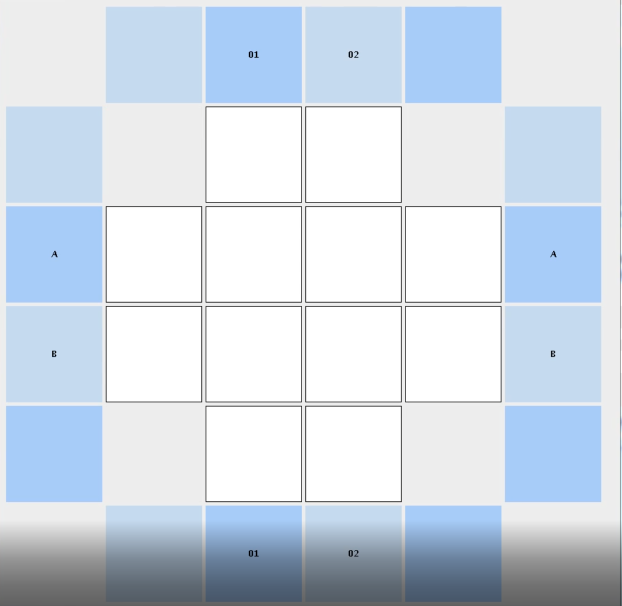
#> input picture figure_01.png, 1244 x 1212 px (shown at 1/2 size)
$ jupyter execute opencv-python-exp.ipynb   (shell and % lines are left out)
#> lines starting #> are read from the running program, lines starting #| are printed output that depends on the picture; after the words box and inside, x2 and y2 are one past the last pixel; in counts of white or black regions, pixels touching at a corner belong together
[cell 1]
# !pip install opencv-python

[cell 2]
# 导入opencv时，用cv2
import cv2

# 1 opencv介绍

[cell 3]
# opencv采用C++变量命名规则，前一个单词首字母小写，后一个单词首字母大写

## 2.1 展示和创建窗口

[cell 4]
# nameWindow() 创建命名窗口
# cv2.WINDOW_AUTOSIZE不允许修改窗口大小
cv2.namedWindow('MyWindow', cv2.WINDOW_NORMAL)

# 更改窗口大小
cv2.resizeWindow('MyWindow', 800, 600)

# 展示名字为MyWindow的窗口
cv2.imshow('MyWindow',0)

# 使用waitKey()方法关闭窗口
# 等待按键
# 括号内数字为延迟时间，单位为毫秒
key = cv2.waitKey(0)
#> (key q is pressed here)
if key == ord('q'):
    print('准备销毁窗口')
    cv2.destroyAllWindows()

## 2.2 加载显示图片

[cell 5]
import matplotlib.pyplot as plt
import numpy as np

# imread(path, flag), 默认加载彩色图片。flag为读取图片的方式
cat = cv2.imread('figure_01.png')
#> cat is the input picture: shape (1212, 1244, 3); mean B, G, R 230.4, 218.6, 207.9

# numpy的ndarray
cat

[cell 6]
print("type_cat", type(cat))
#| type_cat <class 'numpy.ndarray'>
print("cat.shape", cat.shape)
#| cat.shape (1212, 1244, 3)

[cell 7]
print("cat[500][500]", type(cat[500][500]))
#| cat[500][500] <class 'numpy.ndarray'>
print("cat[500][500][1]", type(cat[500][500][1]))
#| cat[500][500][1] <class 'numpy.uint8'>
print("cat[500][500][1]", cat[500][500])
#| cat[500][500][1] [255 255 255]

[cell 8]
# numpy的ndarray
np.savetxt('out1.txt', cat[100],fmt="%d")
np.savetxt('out2.txt', cat[110],fmt="%d")
np.savetxt('out3.txt', cat[120],fmt="%d")
np.savetxt('out4.txt', cat[130],fmt="%d")
np.savetxt('out5.txt', cat[140],fmt="%d")

np.savetxt('out6.txt', cat[500],fmt="%d")

[cell 9]
cat.max()
#> Out = 255

[cell 10]
plt.imshow(cat)

# matplotlib显示的图片与真实图片有色差
# 原因是opencv都进来的图片数据通道不是默认的红-绿-蓝（RGB），而是蓝-绿-红（BGR）
# 所以,openCV读进来的图片，不要用其他方式展示（比如matplotlib）
# 要用openCV自带的工具进行展示

[cell 11]
cv2.imshow('cat', cat)
key = cv2.waitKey(0)
#> (key q is pressed here)
if key == ord('q'):
    print('准备销毁窗口')
    cv2.destroyAllWindows()

[cell 12]
import numpy as np
import cv2
from matplotlib import pyplot as plt

img_path = 'figure_01.png'

img = cv2.imread(img_path)
edges = cv2.Canny(img, 30, 80)
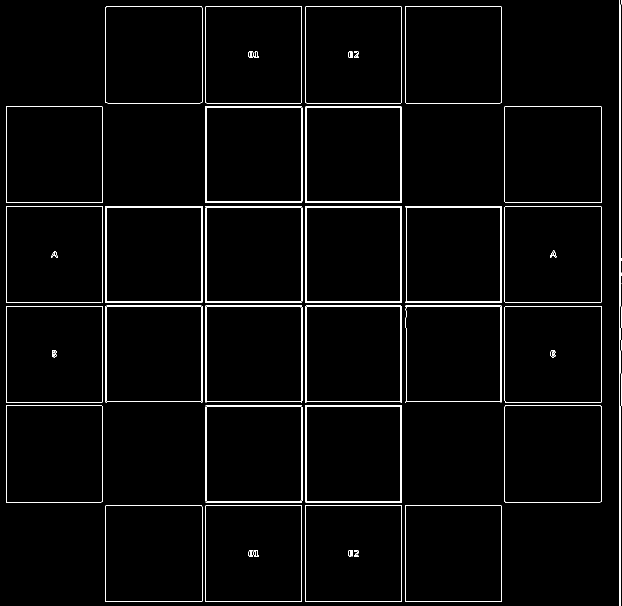
#> edges: shape (1212, 1244) (shown at 1/2 size); 2.2% white in thin lines or dots

cv2.imshow('edges', edges)
key = cv2.waitKey(0)
#> (key q is pressed here)
if key == ord('q'):
    print('准备销毁窗口')
    cv2.destroyAllWindows()

[cell 13]
image_path = "保存图片.jpg"
cv2.imwrite(image_path, edges)
#> Out = True

[cell 14]
import numpy as np
import cv2
from matplotlib import pyplot as plt

img_path = 'figure_01.png'

def angle_cos(p0, p1, p2):
    import numpy as np

    d1, d2 = (p0-p1).astype('float'), (p2-p1).astype('float')
    return abs( np.dot(d1, d2) / np.sqrt( np.dot(d1, d1)*np.dot(d2, d2) ) )

def find_squares(img):
    import cv2 as cv
    import numpy as np

    # cv.GaussianBlur(InputArray src, OutputArray dst, Size ksize, double sigmaX, double sigmaY=0, int borderType=BORDER_DEFAULT)
    # src: 源图像
    # dst：目标图像
    # ksize：高斯核的尺寸
    # sigmaX, sigmaY：高斯核的标准差
    # 使用高斯滤波进行降噪
    img = cv.GaussianBlur(img, (5, 5), 0)
    squares = []
    for gray in cv.split(img):
        for thrs in range(0, 255, 26):
            if thrs == 0:
                bin = cv.Canny(gray, 0, 70, apertureSize=3)
                # bin = cv.dilate(bin, None)
            else:
                _retval, bin = cv.threshold(gray, thrs, 255, cv.THRESH_BINARY)
            contours, _hierarchy = cv.findContours(bin, cv.RETR_LIST, cv.CHAIN_APPROX_SIMPLE)
            for cnt in contours:
                cnt_len = cv.arcLength(cnt, True)
                cnt = cv.approxPolyDP(cnt, 0.02*cnt_len, True)
                if len(cnt) == 4 and cv.contourArea(cnt) > 1000 and cv.isContourConvex(cnt):
                    cnt = cnt.reshape(-1, 2)
                    max_cos = np.max([angle_cos( cnt[i], cnt[(i+1) % 4], cnt[(i+2) % 4] ) for i in range(4)])
                    if max_cos < 0.1:
                        squares.append(cnt)
#> this loop made 3 passes
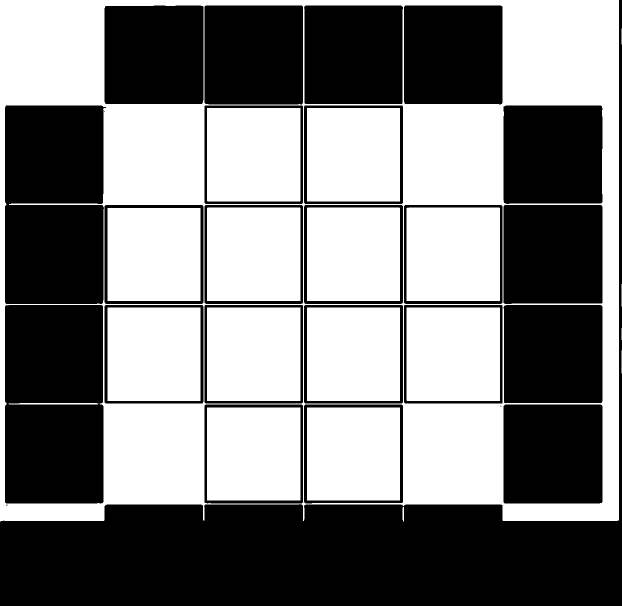
#> bin: shape (1212, 1244) (shown at 1/2 size); 49.7% white; 19 white regions, largest, box (x1, y1, x2, y2) and area: (0, 0, 1238, 1043) 329928, (414, 615, 601, 802) 34969, (813, 615, 1000, 802) 34968
    print(len(squares))
#| 553
    return squares

img = cv2.imread(img_path,1)

plt.axis("off")
plt.imshow(cv2.cvtColor(img, cv2.COLOR_BGR2RGB))
plt.show()

squares = find_squares(img)
cv2.drawContours( img, squares, -1, (0, 255, 0), 1 )
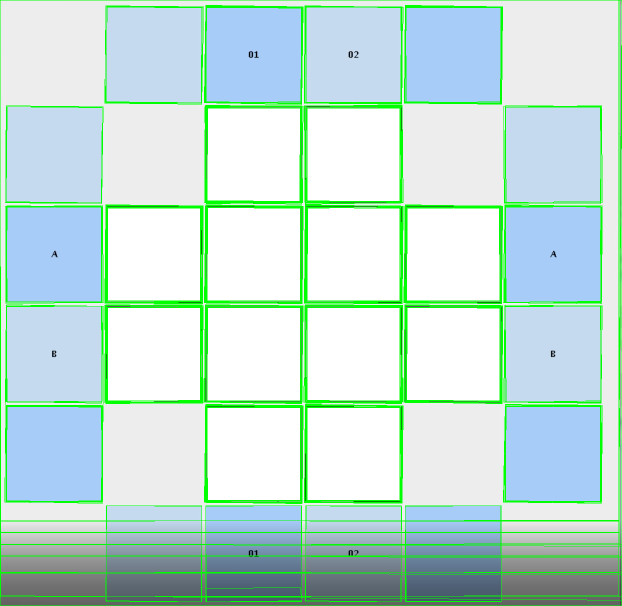
#> img: shape (1212, 1244, 3) (shown at 1/2 size); 7.75% of pixels changed, all inside (x1, y1, x2, y2) = (0, 0, 1244, 1212)
plt.imshow(cv2.cvtColor(img, cv2.COLOR_BGR2RGB))
plt.show()
